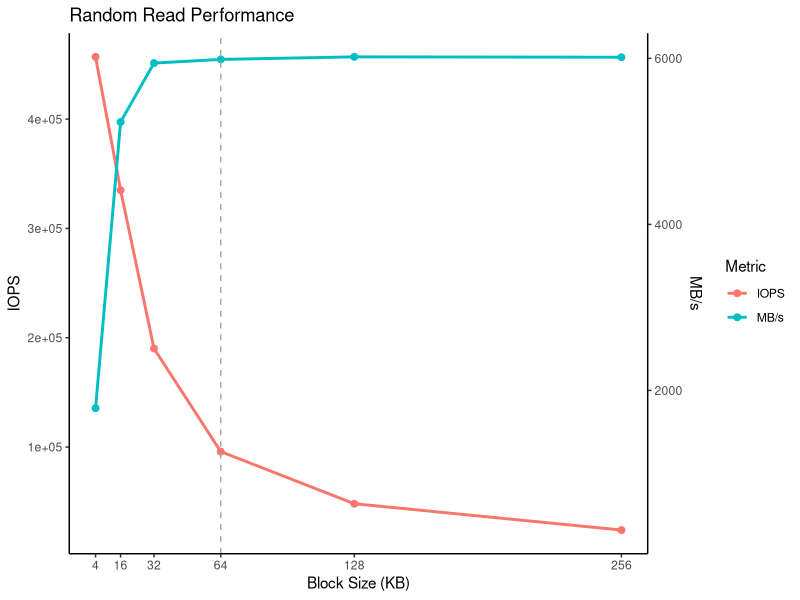
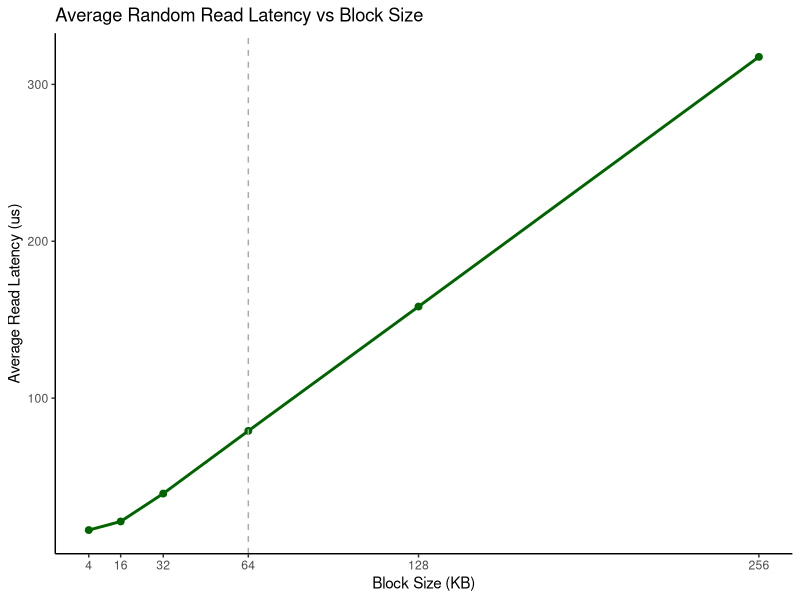
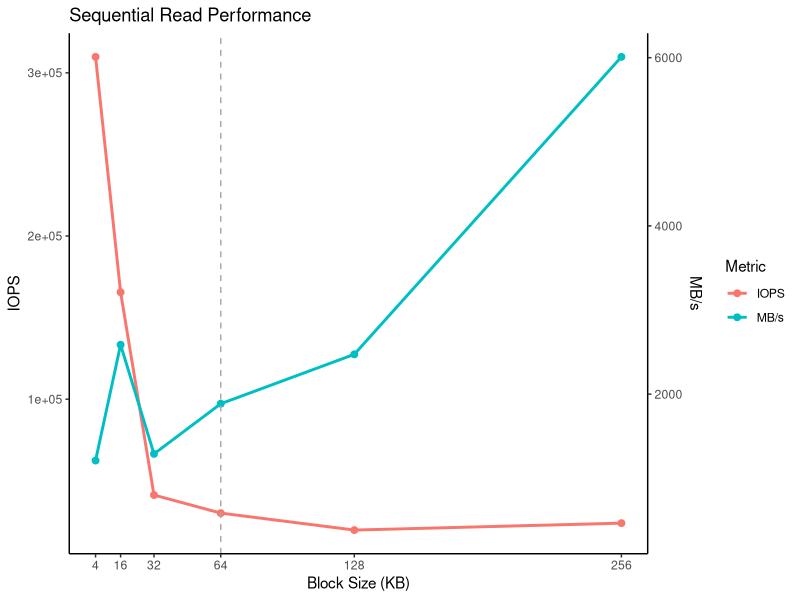
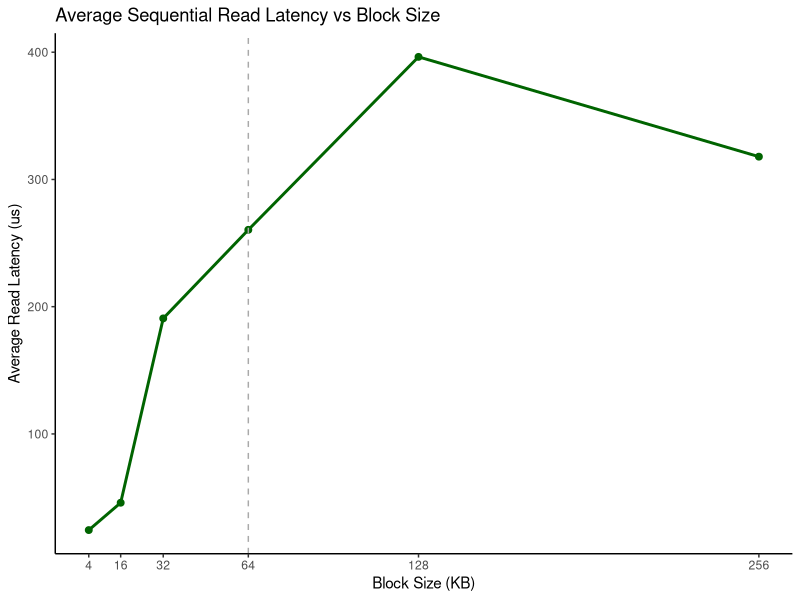
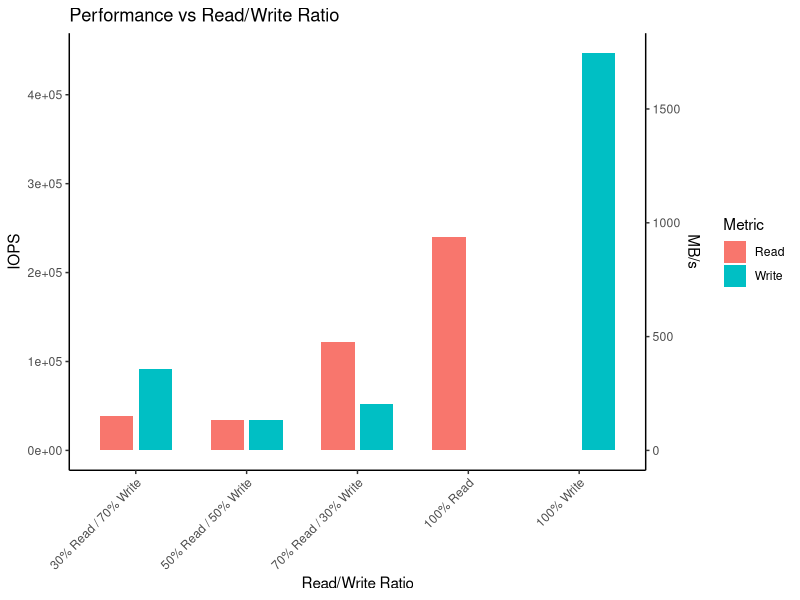
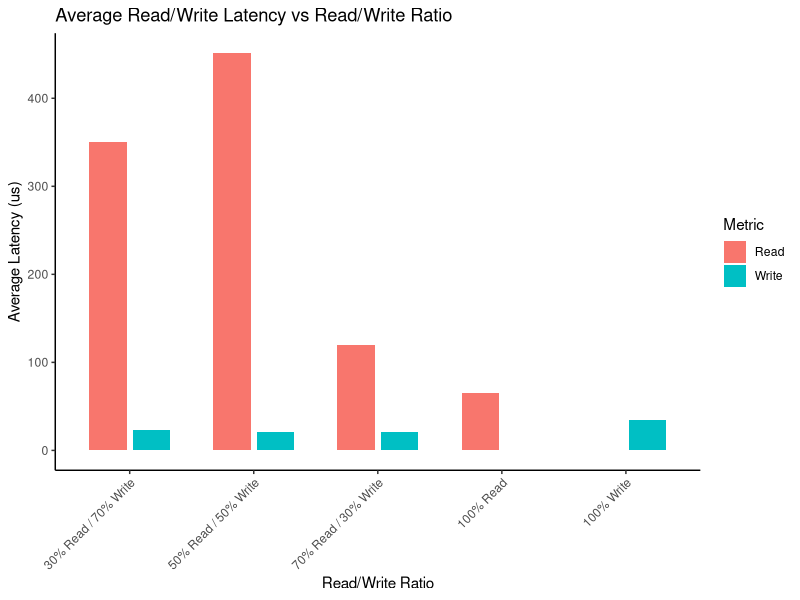
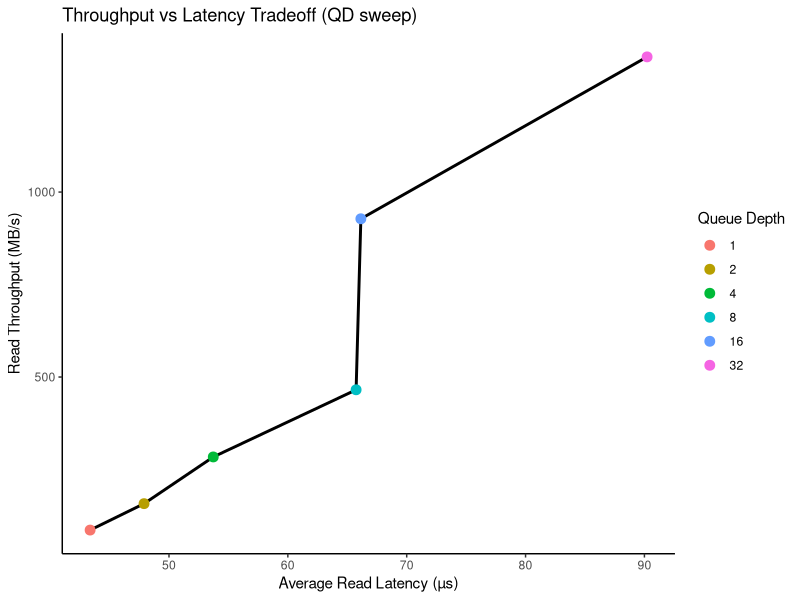

Recreate these plots in R, in order.
#!/bin/env Rscript

# GENERATED IN PART WITH CHATGPT

library(tidyverse)

# --- 1. Read CSV ---
df <- read_csv("csvs/bs_sweep_rand_result.csv")

# Extract block size from jobname (assumes ending with 4k, 8k, 128k, etc.)
df <- df %>%
  mutate(block_size = sub(".*?(\\d+k)$", "\\1", jobname)) %>%
  arrange(as.numeric(sub("k", "", block_size)))

# Convert numeric columns
df <- df %>%
  mutate(read_iops = as.numeric(read_iops),
         read_bandwidth_mb = as.numeric(read_bandwidth_kb) / 1024,
         block_size_kb = as.numeric(sub("k", "", block_size)))

# Scale MB/s independently relative to IOPS
mb_max <- max(df$read_bandwidth_mb, na.rm = TRUE)
iops_max <- max(df$read_iops, na.rm = TRUE)
scale_factor <- iops_max / mb_max

ggplot(df, aes(x = block_size_kb)) +
  geom_line(aes(y = read_iops, color = "IOPS", group = 1), linewidth = 1) +
  geom_point(aes(y = read_iops, color = "IOPS"), size = 2) +
  geom_line(aes(y = read_bandwidth_mb * scale_factor, color = "MB/s", group = 1), linewidth = 1) +
  geom_point(aes(y = read_bandwidth_mb * scale_factor, color = "MB/s"), size = 2) +
  geom_vline(xintercept = 64, linetype = "dashed", color = "darkgrey") +
  scale_y_continuous(
    name = "IOPS",
    sec.axis = sec_axis(~. / scale_factor, name = "MB/s")
  ) +
  scale_x_continuous(
    name = "Block Size (KB)",
    breaks = df$block_size_kb
  ) +
  labs(color = "Metric", title = "Random Read Performance") +
  theme_classic()

# --- 2. Plot average read latency ---
df <- df %>%
  mutate(read_avg_lat_us = as.numeric(read_clat_mean_us))

ggplot(df, aes(x = block_size_kb, y = read_avg_lat_us)) +
  geom_line(aes(group = 1), linewidth = 1, color = "darkgreen") +
  geom_point(size = 2, color = "darkgreen") +
  geom_vline(xintercept = 64, linetype = "dashed", color = "darkgrey") +
  scale_x_continuous(
    name = "Block Size (KB)",
    breaks = df$block_size_kb,
  ) +
  scale_y_continuous(name = "Average Read Latency (us)") +
  labs(title = "Average Random Read Latency vs Block Size") +
  theme_classic()

# --- 1. Read CSV ---
df <- read_csv("csvs/bs_sweep_seq_result.csv")

# Extract block size from jobname (assumes ending with 4k, 8k, 128k, etc.)
df <- df %>%
  mutate(block_size = sub(".*?(\\d+k)$", "\\1", jobname)) %>%
  arrange(as.numeric(sub("k", "", block_size)))

# Convert numeric columns
df <- df %>%
  mutate(read_iops = as.numeric(read_iops),
         read_bandwidth_mb = as.numeric(read_bandwidth_kb) / 1024,
         block_size_kb = as.numeric(sub("k", "", block_size)))

# Scale MB/s independently relative to IOPS
mb_max <- max(df$read_bandwidth_mb, na.rm = TRUE)
iops_max <- max(df$read_iops, na.rm = TRUE)
scale_factor <- iops_max / mb_max

ggplot(df, aes(x = block_size_kb)) +
  geom_line(aes(y = read_iops, color = "IOPS", group = 1), linewidth = 1) +
  geom_point(aes(y = read_iops, color = "IOPS"), size = 2) +
  geom_line(aes(y = read_bandwidth_mb * scale_factor, color = "MB/s", group = 1), linewidth = 1) +
  geom_point(aes(y = read_bandwidth_mb * scale_factor, color = "MB/s"), size = 2) +
  geom_vline(xintercept = 64, linetype = "dashed", color = "darkgrey") +
  scale_y_continuous(
    name = "IOPS",
    sec.axis = sec_axis(~. / scale_factor, name = "MB/s")
  ) +
  scale_x_continuous(
    name = "Block Size (KB)",
    breaks = df$block_size_kb
  ) +
  labs(color = "Metric", title = "Sequential Read Performance") +
  theme_classic()

# --- 2. Plot average read latency ---
df <- df %>%
  mutate(read_avg_lat_us = as.numeric(read_clat_mean_us))

ggplot(df, aes(x = block_size_kb, y = read_avg_lat_us)) +
  geom_line(aes(group = 1), linewidth = 1, color = "darkgreen") +
  geom_point(size = 2, color = "darkgreen") +
  geom_vline(xintercept = 64, linetype = "dashed", color = "darkgrey") +
  scale_x_continuous(
    name = "Block Size (KB)",
    breaks = df$block_size_kb,
  ) +
  scale_y_continuous(name = "Average Read Latency (us)") +
  labs(title = "Average Sequential Read Latency vs Block Size") +
  theme_classic()


# --- 1. Read CSV ---
df <- read_csv("csvs/rand_mix_sweep_result.csv")

x_labels <- c(
  "rand3070" = "30% Read / 70% Write",
  "rand5050" = "50% Read / 50% Write",
  "rand7030" = "70% Read / 30% Write",
  "randread" = "100% Read",
  "randwrite" = "100% Write"
)

# Convert numeric columns
df <- df %>%
  mutate(
    read_iops = as.numeric(read_iops),
    read_mb_s = as.numeric(read_bandwidth_kb) / 1024,
    write_iops = as.numeric(write_iops),
    write_mb_s = as.numeric(write_bandwidth_kb) / 1024
  )

# --- 2. Determine scaling factor for secondary axis ---
iops_max <- max(c(df$read_iops, df$write_iops), na.rm = TRUE)
mb_max <- max(c(df$read_mb_s, df$write_mb_s), na.rm = TRUE)
scale_factor <- iops_max / mb_max

# --- 3. Reshape to long format for bars (Read + Write IOPS only) ---
df_long <- df %>%
  select(jobname, read_iops, write_iops) %>%
  pivot_longer(cols = c(read_iops, write_iops),
               names_to = "metric",
               values_to = "value") %>%
  mutate(metric_label = ifelse(metric == "read_iops", "Read", "Write"))

# --- 4. Plot bars ---
ggplot(df_long, aes(x = jobname, y = value, fill = metric_label)) +
  geom_bar(stat = "identity", position = position_dodge(width = 0.7), width = 0.6) +
  scale_y_continuous(
    name = "IOPS",
    sec.axis = sec_axis(~. / scale_factor, name = "MB/s")  # secondary axis for reference
  ) +
  scale_x_discrete(labels = x_labels) +  # <-- rename X labels
  labs(x = "Read/Write Ratio", fill = "Metric",
       title = "Performance vs Read/Write Ratio") +
  theme_classic() +
  theme(
    axis.text.x = element_text(angle = 45, hjust = 1),
  )

df_long_lat <- df %>%
  select(jobname, read_clat_mean_us, write_clat_mean_us) %>%
  pivot_longer(cols = c(read_clat_mean_us, write_clat_mean_us),
               names_to = "metric",
               values_to = "lat_us") %>%
  mutate(metric_label = ifelse(metric == "read_clat_mean_us", "Read", "Write"))

# --- 6. Plot average latency bars ---
ggplot(df_long_lat, aes(x = jobname, y = lat_us, fill = metric_label)) +
  geom_bar(stat = "identity", position = position_dodge(width = 0.7), width = 0.6) +
  scale_x_discrete(labels = x_labels) +
  labs(x = "Read/Write Ratio", y = "Average Latency (us)", fill = "Metric",
       title = "Average Read/Write Latency vs Read/Write Ratio") +
  theme_classic() +
  theme(
    axis.text.x = element_text(angle = 45, hjust = 1)
  )

# --- 1. Read CSV ---
df <- read_csv("csvs/rand4k_qd_sweep_result.csv")

# --- 2. Extract queue depth from jobname ---
df <- df %>%
  mutate(qd = as.numeric(sub("qd", "", jobname))) %>%
  arrange(qd)

# --- 3. Convert numeric columns ---
df <- df %>%
  mutate(
    read_iops = as.numeric(read_iops),
    read_mb_s = as.numeric(read_bandwidth_kb) / 1024,
    read_lat_us = as.numeric(read_clat_mean_us)
  )

# --- 4. Plot throughput vs latency tradeoff ---
ggplot(df, aes(x = read_lat_us, y = read_mb_s)) +
  geom_line(aes(group = 1), linewidth = 1) +
  geom_point(aes(color = factor(qd)), size = 3) +
  labs(
    x = "Average Read Latency (µs)",
    y = "Read Throughput (MB/s)",
    color = "Queue Depth",
    title = "Throughput vs Latency Tradeoff (QD sweep)"
  ) +
  theme_classic()
